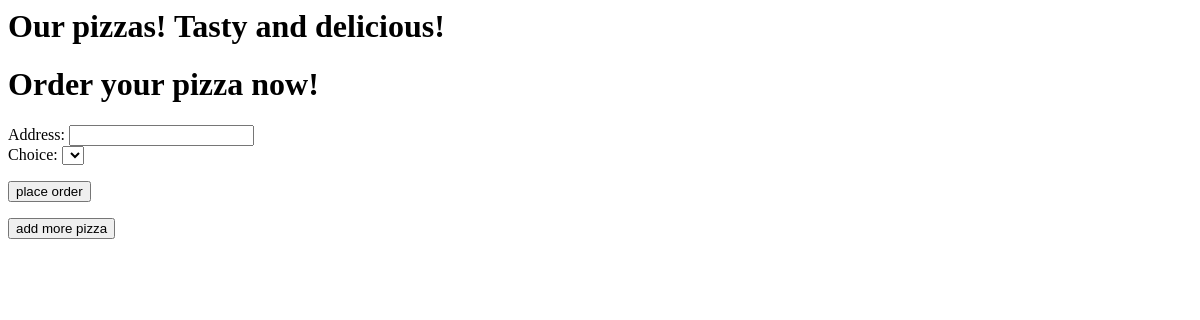
The page /createorder/ on the database as committed earlier.
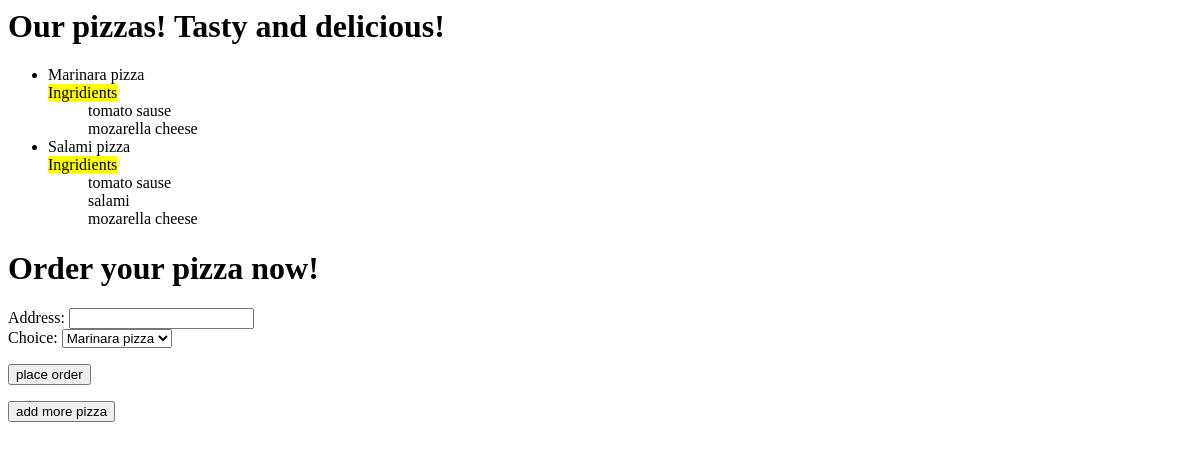
The same page on the database as committed later.
### pizza/models.py (models this page shows, shortened)
class PizzaModel(models.Model):
    name = models.CharField(max_length=50)
    toppings = models.ManyToManyField(ToppingsModel, verbose_name='toppings')
    class Meta:
        verbose_name = 'My pizza recipes'
        verbose_name_plural = 'Pizza recipes'

class ToppingsModel(models.Model):
    name = models.CharField(max_length=50)
    class Meta:
        verbose_name = 'Toppings'
        verbose_name_plural = 'Toppings'

### order/views.py (the view, shortened to what this page needs)
# urls.py: path('createorder/', create_order, name='createorder'),
def create_order(request, *args, **kwargs):
    qs = PizzaModel.objects.all()
    qs2 = PizzaModel.objects.all()
    order_form = CreateForm(request.POST or None)
    context = {'pizzas_list': qs, 'toppings_list': qs2, 'order_form': order_form}
    print(order_form.data)
    return render(request, 'order/create_order.html', context=context)

### order/forms.py
class CreateForm(forms.Form):
    address = forms.CharField()
    choice = forms.ChoiceField(choices=PIZZAS, help_text='if you want some extra. Send us <a href="#">message</a>.', widget=forms.Select(attrs={'class': 'pizzas'}))

### templates/order/create_order.html (shortened to what this page needs)
<h1>Our pizzas! Tasty and delicious!</h1>
<ul>
    {% for pizza in pizzas_list %}
        <li>{{ pizza.name }}</li>
        <div>
            <mark>Ingridients</mark>
        </div>
        {% for topping in pizza.toppings.all %}
            <ul>{{ topping.name }}</ul>
        {% endfor %}
    {% endfor %}
</ul>
<h1>Order your pizza now!</h1>
<form action="" method="post" class="form">
    {% for field in order_form %}
        <div>
            {{ field.label_tag }} {{ field }}
        </div>
    {% endfor %}
    <input type="submit" class="order" value="place order">
</form>
<button class="more">add more pizza</button>

Rows that differ between the two databases and show on the page:
added PizzaModel: name "Marinara pizza"
added ToppingsModel: name "tomato sause"
added ToppingsModel: name "mozarella cheese"
added PizzaModel: name "Salami pizza"
added ToppingsModel: name "salami", shown under "Salami pizza"
Other text that changed with them:
form field choice: (not shown) → "Marinara pizza"
